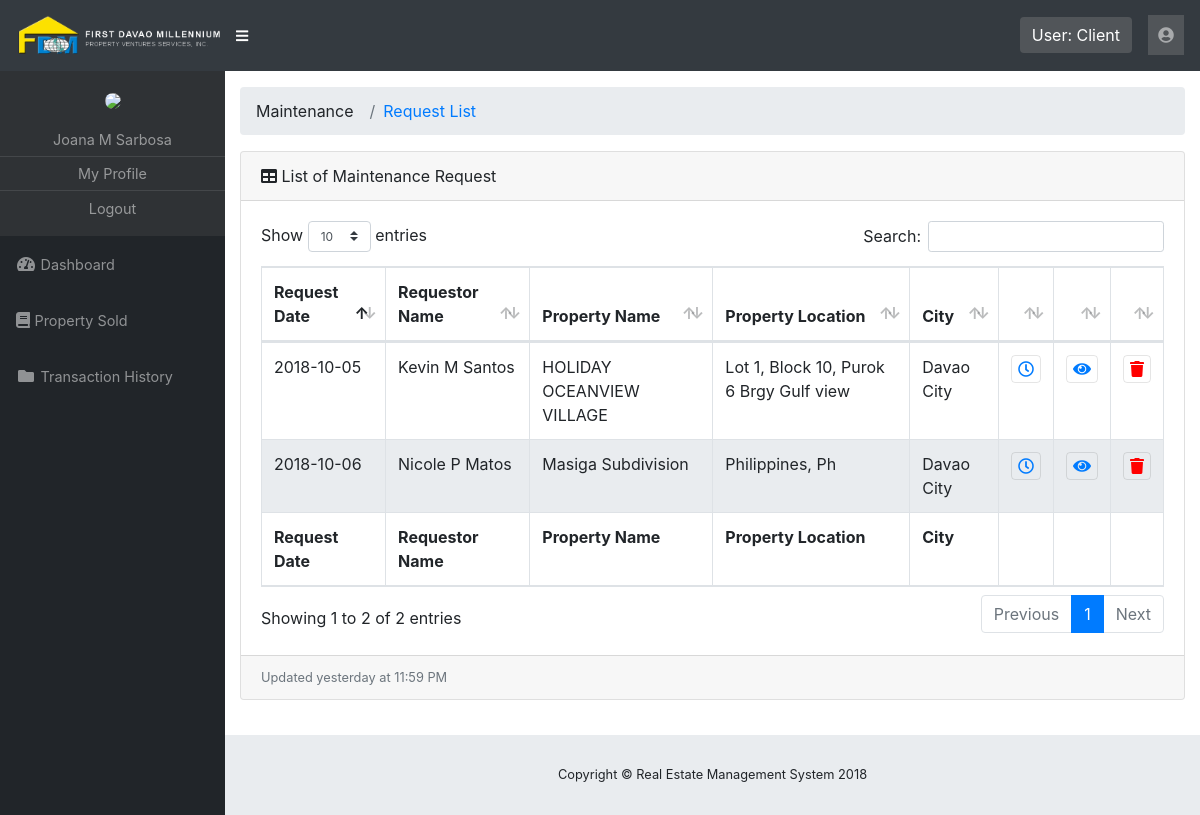
Page /rems/pages/maintenance-request-list.php (signed in) on the committed database.
### tables this page shows
CREATE TABLE IF NOT EXISTS `maintenance_request` (
  `id` int(11) NOT NULL AUTO_INCREMENT,
  `customer_id` int(11) NOT NULL,
  `property_id` int(11) NOT NULL,
  `contact_number` int(11) NOT NULL,
  `request_date` date NOT NULL,
  `property_access_by` tinyint(2) NOT NULL DEFAULT '0',
  `repair_request` varchar(1000) NOT NULL,
  `scheduled` tinyint(2) NOT NULL DEFAULT '0',
  `deleted` tinyint(2) NOT NULL DEFAULT '0',
  PRIMARY KEY (`id`)
);

CREATE TABLE IF NOT EXISTS `customer` (
  `id` int(11) NOT NULL AUTO_INCREMENT,
  `firstname` varchar(100) NOT NULL,
  `middlename` varchar(100) NOT NULL,
  `lastname` varchar(100) NOT NULL,
  `age` int(11) NOT NULL,
  `gender` tinyint(2) NOT NULL DEFAULT '0',
  `position` varchar(255) NOT NULL DEFAULT 'Customer',
  `physical_address` varchar(255) NOT NULL,
  `email_address` varchar(100) NOT NULL,
  `contact_number` int(11) NOT NULL,
  `image_path` varchar(255) NOT NULL,
  `account_id` int(11) NOT NULL,
  `status` tinyint(2) NOT NULL DEFAULT '0',
  `deleted` tinyint(2) NOT NULL DEFAULT '0',
  PRIMARY KEY (`id`)
);

CREATE TABLE IF NOT EXISTS `property` (
  `id` int(11) NOT NULL AUTO_INCREMENT,
  `client_id` int(11) NOT NULL,
  `property_relation` tinyint(2) NOT NULL DEFAULT '0',
  `date_management_commence` date NOT NULL,
  `property_name` varchar(150) NOT NULL,
  `block` int(11) NOT NULL DEFAULT '0',
  `lot` int(11) NOT NULL DEFAULT '0',
  `address` varchar(255) NOT NULL,
  `city` varchar(100) NOT NULL,
  `postal_code` int(11) NOT NULL,
  `property_size` varchar(100) NOT NULL,
  `subject_to` tinyint(2) NOT NULL DEFAULT '0',
  `price_per_sqm` int(11) NOT NULL,
  `price_bought` int(11) NOT NULL,
  `price` int(11) NOT NULL,
  `size_unit` tinyint(2) NOT NULL DEFAULT '0',
  `payment_mode` tinyint(2) NOT NULL DEFAULT '0',
  `monthly_payment` int(11) NOT NULL,
  `property_type` tinyint(2) NOT NULL DEFAULT '0',
  `caretaker` tinyint(2) NOT NULL DEFAULT '0',
  `additional_info` varchar(500) NOT NULL,
  `property_condition` tinyint(2) NOT NULL DEFAULT '0',
  `availability` tinyint(2) NOT NULL DEFAULT '0',
  `image_path` varchar(150) NOT NULL DEFAULT 'no-image-land.png',
  `isdevided` int(11) NOT NULL DEFAULT '0',
  `deleted` tinyint(2) NOT NULL DEFAULT '0',
  PRIMARY KEY (`id`)
);

### rems/pages/maintenance-request-list.php (the view, shortened to what this page needs)
<?php
  include '../template/header.php';
?>
  <div id="content-wrapper">
    <div class="container-fluid">
      <ol class="breadcrumb">
        <li class="breadcrumb-item">
          Maintenance
        </li>
        <li class="breadcrumb-item active"><a href= "maintenance-request-list.php">Request List</a></li>
      </ol>
          <div class="card mb-3">
            <div class="card-header">
              <i class="fas fa-table"></i>
              List of Maintenance Request</div>
            <div class="card-body">
              <div class="table-responsive">
                <table class="table table-bordered" id="dataTable" width="100%" cellspacing="0">
                  <thead>
                    <tr>
                      <th>Request Date</th>
                      <th>Requestor Name</th>
                      <th>Property Name</th>
                      <th>Property Location</th>
                      <th>City</th>
                      <th></th>
                      <th></th>
                      <th></th>
                    </tr>
                  </thead>
                  <tfoot>
                    <tr>
                      <th>Request Date</th>
                      <th>Requestor Name</th>
                      <th>Property Name</th>
                      <th>Property Location</th>
                      <th>City</th>
                      <th></th>
                      <th></th>
                      <th></th>
                    </tr>
                  </tfoot>
                  <tbody>
                  <?php
                    $sql = "SELECT
                            maintenance_request.id mid,
                            firstname,
                            middlename,
                            lastname,
                            property_name,
                            property.address paddress,
                            maintenance_request.contact_number mcontact,
                            city,
                            request_date,
                            property_access_by,
                            repair_request
                            FROM maintenance_request
                            INNER JOIN customer ON
                            maintenance_request.customer_id = customer.id
                            INNER JOIN property ON
                            maintenance_request.property_id = property.id
                            WHERE property.deleted = 0
                            AND maintenance_request.deleted = 0
                            AND scheduled = 0";
                      $result = mysqli_query($mysqli,$sql);
                      if (mysqli_num_rows($result) > 0) {
                         while($row = mysqli_fetch_assoc($result)) {
                          $id = $row['mid'];
                          $name = $row['firstname'].' '.$row['middlename'].' '.$row['lastname'];
                           echo '<tr>';
                           echo '<td>'.$row['request_date'].'</td>';
                           echo '<td>'.$name.'</td>';
                           echo '<td>'.$row['property_name'].'</td>';
                           echo '<td>'.$row['paddress'].'</td>';
                           echo '<td>'.$row['city'].'</td>';
                            echo '<td style="width:15px;"><button title="Schedule Maintenance" onclick="onSchedule('.$id.')" class="toolbar-edit" > <i class="far fa-clock"></i>'.''.'</button></td>';
                           echo '<td style="width:15px;"><button title="View Request" class="toolbar-edit" onclick="generateRequest('.$id.');" > <i class="fas fa-eye"></i>'.''.'</button></td>';
                           echo '<td style="width:15px;"><button title="Delete Request" class="toolbar-delete" onclick="showDeleteRequest('.$id.');" ><i class="fa fa-trash" aria-hidden="true"></i>'.''.'</button</td>';
                           echo '</tr>';
                         }
                      }
                  ?>
                  </tbody>
                </table>
              </div>
            </div>
            <div class="card-footer small text-muted">Updated yesterday at 11:59 PM</div>
          </div>
    </div>
</div>
<?php
  include '../template/footer.php';
?>

### rems/css/sb-admin.css (style rules this page uses)
html { position: relative; min-height: 100%; }
body { height: 100%; }
#wrapper #content-wrapper { overflow-x: hidden; width: 100%; padding-top: 1rem; padding-bottom: 80px; }
:root { --input-padding-x: 0.75rem; --input-padding-y: 0.75rem; }

### rems/css/style.css (style rules this page uses)
.toolbar-edit { background: transparent; border: 1px solid rgba(0,0,0,0.1); color: #007bff; border-radius: 4px; }
.toolbar-delete { background: transparent; border: 1px solid rgba(0,0,0,0.1); color: red; border-radius: 4px; }
tr.even { background: #e9ecef; }

### rows in the picture
maintenance_request: request_date "2018-10-05", customer.lastname "Kevin M Santos", property.property_name "HOLIDAY OCEANVIEW VILLAGE", property.address "Lot 1, Block 10, Purok 6 Brgy Gulf view", property.city "Davao City"
maintenance_request: request_date "2018-10-06", customer.lastname "Nicole P Matos", property.property_name "Masiga Subdivision", property.address "Philippines, Ph", property.city "Davao City"

### other values in the picture
$_SESSION['user_type'] "Client"
$name "Joana M Sarbosa"
